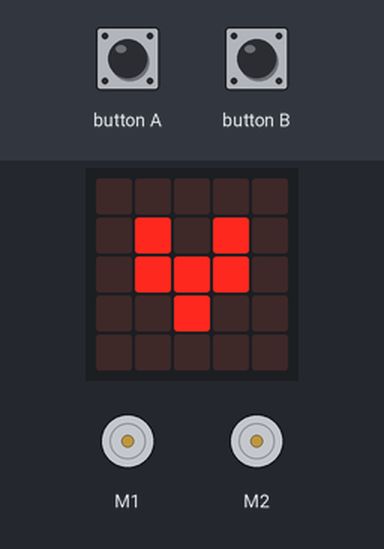
Bench run of a program on a simulated BBC micro:bit (MakeCode). Shown: the board's 5×5 LED display, 2 × DC motor (green arrow = forward, orange = backward, longer = faster). The inputs (shaded band) are chosen by the test bench.

Above: at 1.8 s.
1.9 s: button A pressed for 0.15 s
At 3.1 s:
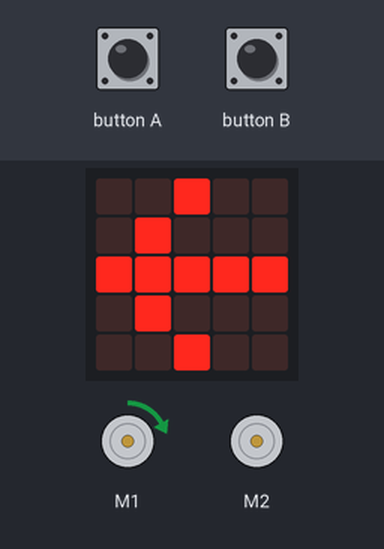
5.0 s: button B pressed for 0.15 s
At 5.5 s:
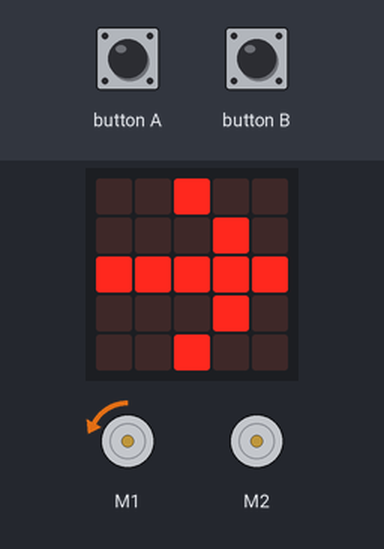
8.1 s: button A pressed for 0.15 s
At 10.3 s:
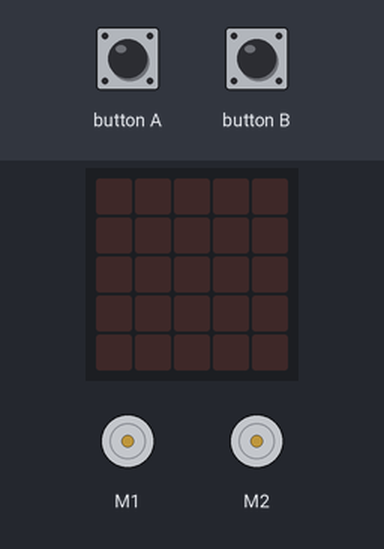
Timing chart, 0 to 11.8 s (numbered marks = the images above; inputs shaded):
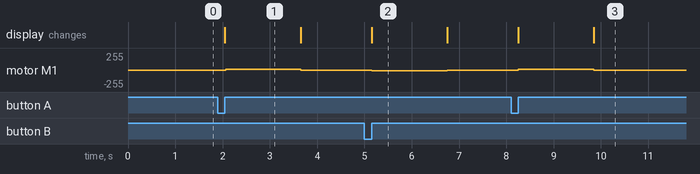

Measured:
- after the input at 1.9 s, motor M1: stopped → forward 13/255 after 0.17 s, → stopped 1.6 s later; the display: changes after 0.15 s (image 1)
- after the input at 5.0 s, motor M1: stopped → backward 13/255 after 0.15 s, → stopped 1.6 s later; the display: changes after 0.15 s (image 2)
- after the input at 8.1 s, motor M1: stopped → forward 13/255 after 0.15 s, → stopped 1.6 s later; the display: first changes after 0.15 s (image 3 shows a later state)
- what the display in image 1 shows lasts 1.6 s, from 2.1 s to 3.7 s

The program:

main.ts
```typescript
input.onButtonPressed(Button.A, function () {
    wuKong.setMotorSpeed(wuKong.MotorList.M1, 5)
    basic.showArrow(ArrowNames.West)
    basic.pause(1000)
    wuKong.stopAllMotor()
    basic.clearScreen()
})
input.onButtonPressed(Button.B, function () {
    wuKong.setMotorSpeed(wuKong.MotorList.M1, -5)
    basic.showArrow(ArrowNames.East)
    basic.pause(1000)
    wuKong.stopAllMotor()
    basic.clearScreen()
})
basic.showIcon(IconNames.SmallHeart)
basic.forever(function () {

})
```

test.ts
```typescript
// aquí va el archivo "tests"; esto no se compilará cuando este paquete se utilice como una extensión.
```
